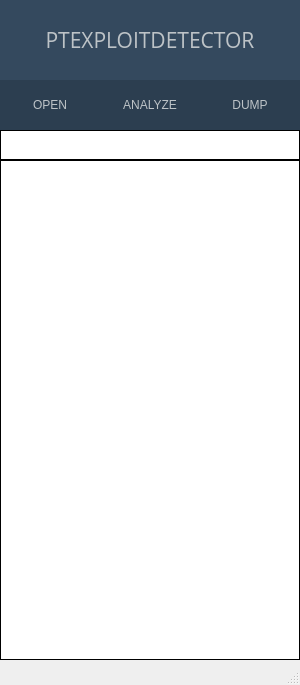
<?xml version="1.0" encoding="UTF-8"?>
<ui version="4.0">
 <class>PtExploitDetectorGUIClass</class>
 <widget class="QMainWindow" name="PtExploitDetectorGUIClass">
  <property name="geometry">
   <rect>
    <x>0</x>
    <y>0</y>
    <width>300</width>
    <height>685</height>
   </rect>
  </property>
  <property name="sizePolicy">
   <sizepolicy hsizetype="Fixed" vsizetype="Fixed">
    <horstretch>0</horstretch>
    <verstretch>0</verstretch>
   </sizepolicy>
  </property>
  <property name="minimumSize">
   <size>
    <width>300</width>
    <height>685</height>
   </size>
  </property>
  <property name="maximumSize">
   <size>
    <width>300</width>
    <height>685</height>
   </size>
  </property>
  <property name="windowTitle">
   <string>PtExploitDetector</string>
  </property>
  <property name="windowIcon">
   <iconset>
    <normaloff>../PtExploitDetector/res/icon.ico</normaloff>../PtExploitDetector/res/icon.ico</iconset>
  </property>
  <property name="iconSize">
   <size>
    <width>30</width>
    <height>30</height>
   </size>
  </property>
  <property name="toolButtonStyle">
   <enum>Qt::ToolButtonIconOnly</enum>
  </property>
  <property name="animated">
   <bool>true</bool>
  </property>
  <property name="documentMode">
   <bool>false</bool>
  </property>
  <widget class="QWidget" name="centralWidget">
   <property name="minimumSize">
    <size>
     <width>300</width>
     <height>660</height>
    </size>
   </property>
   <property name="maximumSize">
    <size>
     <width>300</width>
     <height>660</height>
    </size>
   </property>
   <widget class="QLabel" name="labelTitle">
    <property name="geometry">
     <rect>
      <x>0</x>
      <y>0</y>
      <width>300</width>
      <height>80</height>
     </rect>
    </property>
    <property name="font">
     <font>
      <family>Open Sans</family>
      <pointsize>16</pointsize>
     </font>
    </property>
    <property name="styleSheet">
     <string notr="true">QLabel {
	font: 16pt &quot;Open Sans&quot;;
	qproperty-alignment: 'AlignVCenter | AlignHCenter';
	color: #bdc3c7;
	background-color : #34495e;
}</string>
    </property>
    <property name="text">
     <string>PTEXPLOITDETECTOR</string>
    </property>
    <property name="alignment">
     <set>Qt::AlignCenter</set>
    </property>
   </widget>
   <widget class="QLineEdit" name="filePathPanel">
    <property name="geometry">
     <rect>
      <x>0</x>
      <y>130</y>
      <width>300</width>
      <height>30</height>
     </rect>
    </property>
    <property name="styleSheet">
     <string notr="true">QLineEdit {
	font: 10pt &quot;Consolas&quot;;
	qproperty-alignment: 'AlignTop | AlignLeft';
	border: 1px solid black;
	color: black;
	background-color: white;
}</string>
    </property>
    <property name="readOnly">
     <bool>false</bool>
    </property>
   </widget>
   <widget class="QPushButton" name="buttonOpen">
    <property name="enabled">
     <bool>true</bool>
    </property>
    <property name="geometry">
     <rect>
      <x>0</x>
      <y>80</y>
      <width>100</width>
      <height>50</height>
     </rect>
    </property>
    <property name="styleSheet">
     <string notr="true">QPushButton {
	font: 8pt &quot;Open Sans&quot;;
	border: 0px;
	color: #bdc3c7;
	background-color: #2c3e50;
}
QPushButton:pressed {
	font: 8pt &quot;Open Sans&quot;;
	border: 0px;
	color: #bdc3c7;
	background-color: #34495e;
}</string>
    </property>
    <property name="text">
     <string>OPEN</string>
    </property>
    <property name="flat">
     <bool>false</bool>
    </property>
   </widget>
   <widget class="QPushButton" name="buttonAnalyze">
    <property name="geometry">
     <rect>
      <x>100</x>
      <y>80</y>
      <width>100</width>
      <height>50</height>
     </rect>
    </property>
    <property name="styleSheet">
     <string notr="true">QPushButton {
	font: 8pt &quot;Open Sans&quot;;
	border: 0px;
	color: #bdc3c7;
	background-color: #2c3e50;
}
QPushButton:pressed {
	font: 8pt &quot;Open Sans&quot;;
	border: 0px;
	color: #bdc3c7;
	background-color: #34495e;
}</string>
    </property>
    <property name="text">
     <string>ANALYZE</string>
    </property>
    <property name="flat">
     <bool>false</bool>
    </property>
   </widget>
   <widget class="QPushButton" name="buttonDump">
    <property name="geometry">
     <rect>
      <x>200</x>
      <y>80</y>
      <width>100</width>
      <height>50</height>
     </rect>
    </property>
    <property name="styleSheet">
     <string notr="true">QPushButton {
	font: 8pt &quot;Open Sans&quot;;
	border: 0px;
	color: #bdc3c7;
	background-color: #2c3e50;
}
QPushButton:pressed {
	font: 8pt &quot;Open Sans&quot;;
	border: 0px;
	color: #bdc3c7;
	background-color: #34495e;
}</string>
    </property>
    <property name="text">
     <string>DUMP</string>
    </property>
    <property name="autoDefault">
     <bool>false</bool>
    </property>
    <property name="default">
     <bool>false</bool>
    </property>
    <property name="flat">
     <bool>false</bool>
    </property>
   </widget>
   <widget class="QPlainTextEdit" name="exploitDataPanel">
    <property name="geometry">
     <rect>
      <x>0</x>
      <y>160</y>
      <width>300</width>
      <height>500</height>
     </rect>
    </property>
    <property name="sizePolicy">
     <sizepolicy hsizetype="Fixed" vsizetype="Expanding">
      <horstretch>0</horstretch>
      <verstretch>0</verstretch>
     </sizepolicy>
    </property>
    <property name="minimumSize">
     <size>
      <width>300</width>
      <height>500</height>
     </size>
    </property>
    <property name="maximumSize">
     <size>
      <width>300</width>
      <height>16777215</height>
     </size>
    </property>
    <property name="styleSheet">
     <string notr="true">QPlainTextEdit {
	font: 10pt &quot;Consolas&quot;;
	qproperty-alignment: 'AlignTop | AlignLeft';
	border: 1px solid black;
	color: black;
	background-color: white;
}</string>
    </property>
    <property name="horizontalScrollBarPolicy">
     <enum>Qt::ScrollBarAlwaysOff</enum>
    </property>
    <property name="undoRedoEnabled">
     <bool>false</bool>
    </property>
    <property name="readOnly">
     <bool>true</bool>
    </property>
   </widget>
   <zorder>exploitDataPanel</zorder>
   <zorder>labelTitle</zorder>
   <zorder>filePathPanel</zorder>
   <zorder>buttonOpen</zorder>
   <zorder>buttonAnalyze</zorder>
   <zorder>buttonDump</zorder>
  </widget>
  <widget class="QStatusBar" name="statusBar"/>
 </widget>
 <layoutdefault spacing="6" margin="11"/>
 <resources>
  <include location="PtExploitDetectorGUI.qrc"/>
 </resources>
 <connections/>
</ui>
